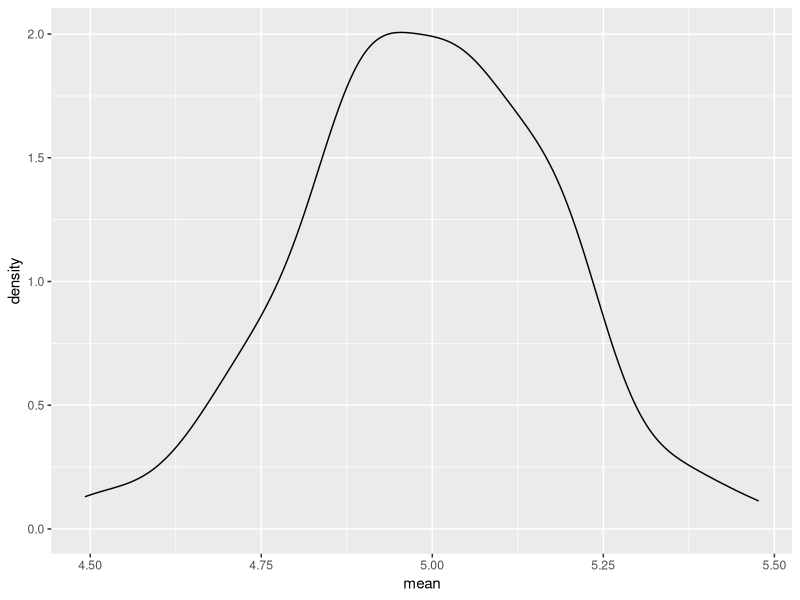
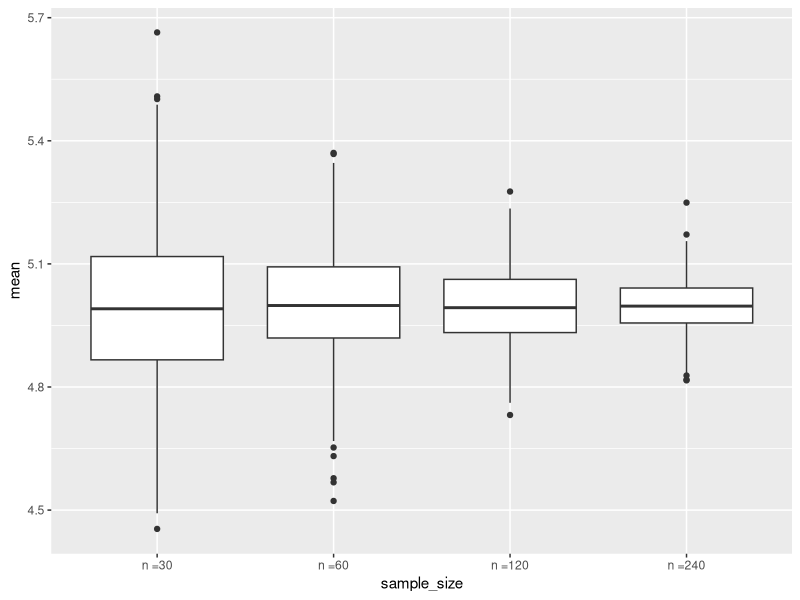
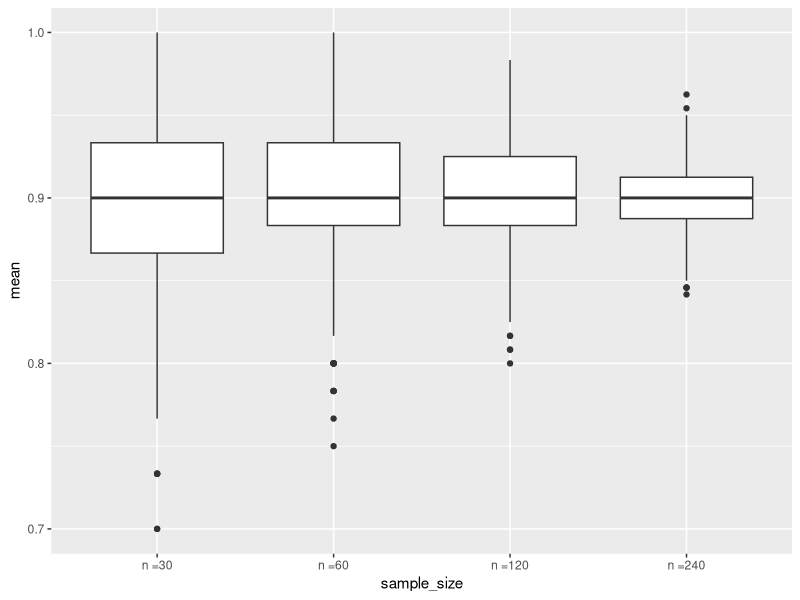
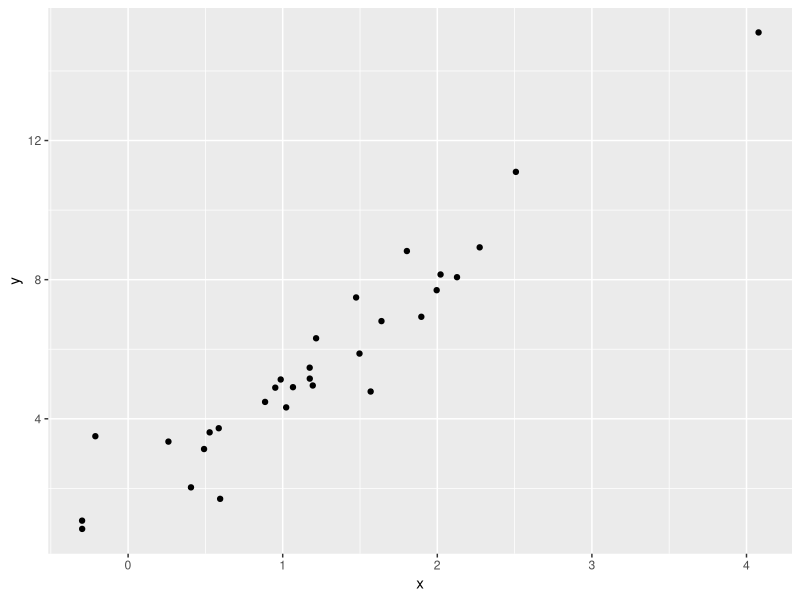
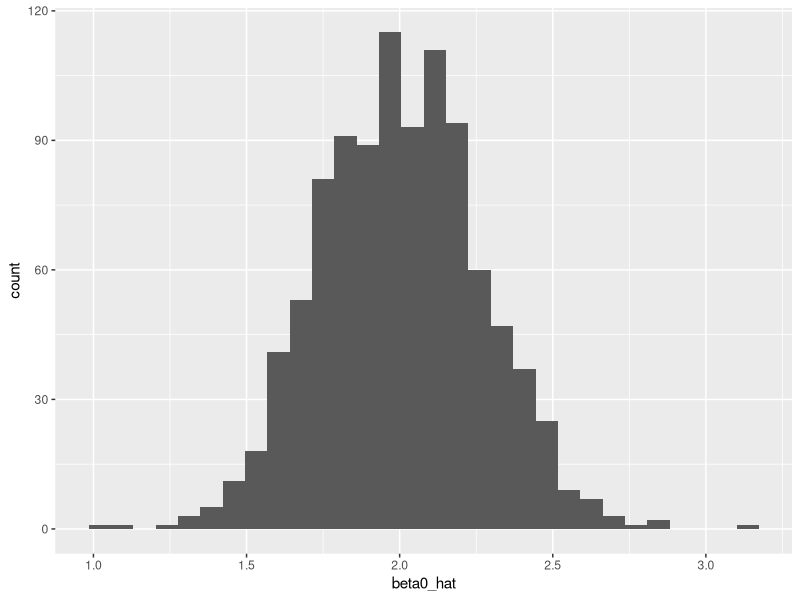
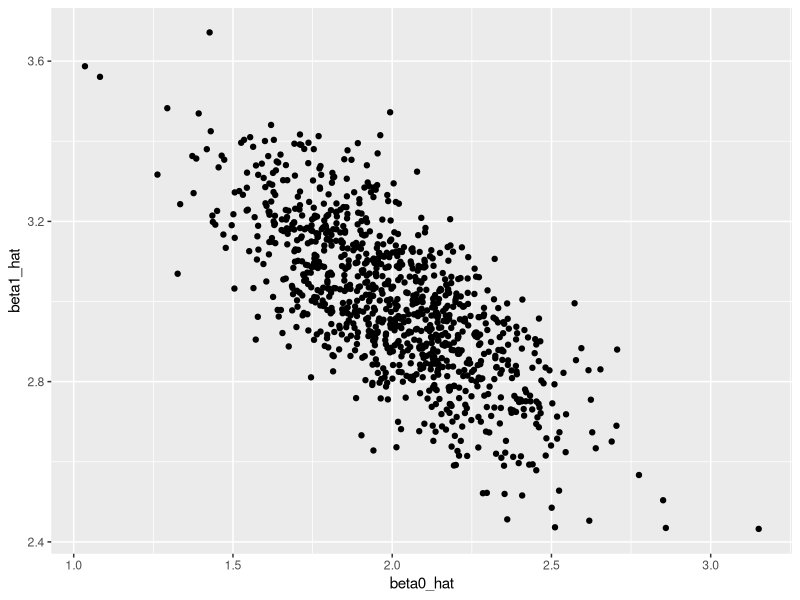

Write R code to recreate these figures, in order.
## ---- chunk 1
library(tidyverse)
## ---- chunk 2
sim_mean_sd = function(n_obs, mu = 5 , sigma = 1) {
  x_vec = rnorm(n = n_obs, mean = mu, sd= sigma)
  tibble(
    mean = mean(x_vec),
    sd = sd(x_vec)
  )
}

## ---- chunk 3
sim_mean_sd(n_obs = 30)
## ---- chunk 4
output = vector("list", length = 100)

for(i in 1:100){
  
  output[[i]] = sim_mean_sd(n_obs = 30)
  
}

sim_results =
  bind_rows(output)

sim_results

sim_results %>%
  ggplot(aes(x = mean)) + geom_density()

sim_results %>%
  summarize(
    mu_hat = mean(mean), 
    sd_hat = sd(mean)
  )
## ---- chunk 5
sim_results_df =
  expand_grid(
    sample_size = c(30, 60, 120, 240),
    iter = 1:1000
  ) %>%
  mutate(estimate_df = map(sample_size, sim_mean_sd)) %>%
  unnest(estimate_df)

sim_results_df %>%
  mutate(
    sample_size = str_c("n =", sample_size),
    sample_size = fct_inorder(sample_size)
  ) %>%
  ggplot(aes(x = sample_size, y = mean)) + 
  geom_boxplot()
## ---- chunk 6
sim_mean_sd = function(n_obs, true_p = 0.9) {
  x_vec = rbinom(n = n_obs, size = 1, prob = true_p)
  tibble(
    mean = mean(x_vec),
    sd = sd(x_vec)
  )
}

sim_results_df =
  expand_grid(
    sample_size = c(30, 60, 120, 240),
    iter = 1:1000
  ) %>%
  mutate(estimate_df = map(sample_size, sim_mean_sd)) %>%
  unnest(estimate_df)

sim_results_df %>%
  mutate(
    sample_size = str_c("n =", sample_size),
    sample_size = fct_inorder(sample_size)
  ) %>%
  ggplot(aes(x = sample_size, y = mean)) + 
  geom_boxplot()
## ---- chunk 7
beta_0 = 2
beta_1 = 3

sim_data = 
  tibble(
    x = rnorm(n = 30, mean = 1, sd = 1),
    y = beta_0 + beta_1 * x + rnorm(30, mean = 0, sd = 1)
  )

ls_fit = lm(y ~ x, data = sim_data) #least squares fit

sim_data %>%
  ggplot(aes(x = x, y =y)) + 
  geom_point()
## ---- chunk 8
sim_slr = function(n_obs, beta_0 = 2, beta_1 = 3) {
  
  sim_data = tibble(
    x = rnorm(n = n_obs, mean = 1, sd = 1), 
    y = beta_0 + beta_1 * x + rnorm(n_obs, mean = 0, sd = 1)
  )
  
  ls_fit = lm(y ~ x, data = sim_data)
  
  tibble(
    beta0_hat = coef(ls_fit)[1],
    beta1_hat = coef(ls_fit)[2]
  )
}

sim_slr(n_obs = 30)
## ---- chunk 9
output = vector("list", length = 100)

for(i in 1:100){
  
  output[[i]] = sim_slr(n_obs = 30)
  
}
## ---- chunk 10
sim_results_df = 
  expand_grid(
    sample_size = 30,
    iter = 1:1000
  ) %>%
  mutate(estimate_df = map(sample_size, sim_slr)) %>%
  unnest(estimate_df)


sim_results_df
## ---- chunk 11
sim_results_df %>%
  summarize(
    mean_b0_hat = mean(beta0_hat),
    mean_b1_hat = mean(beta1_hat)
  )

sim_results_df %>%
  ggplot(aes(x = beta0_hat)) + 
  geom_histogram()

sim_results_df %>%
  ggplot(aes(x = beta0_hat, y = beta1_hat)) +
  geom_point()
